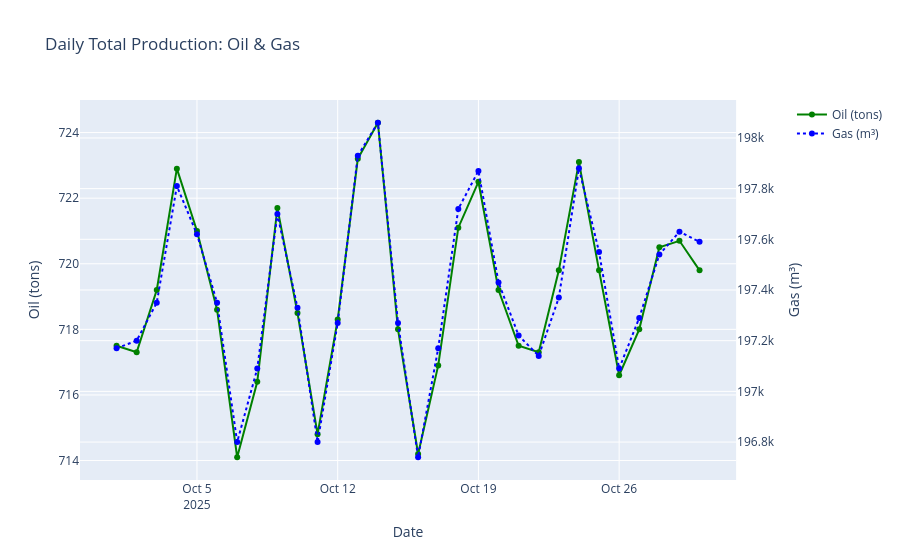

This figure's notebook cell:
### Code cell
# Line chart — daily oil production
fig = make_subplots(specs=[[{"secondary_y": True}]])

fig.add_trace(
    go.Scatter(x=daily_total['date'], y=daily_total['total_oil_ton'], mode='lines+markers',
               name='Oil (tons)', line=dict(color='green', width=2)),
    secondary_y=False
)
fig.add_trace(
    go.Scatter(x=daily_total['date'], y=daily_total['total_gas_m3'], mode='lines+markers',
               name='Gas (m³)', line=dict(color='blue', width=2, dash='dot')),
    secondary_y=True
)

fig.update_layout(title='Daily Total Production: Oil & Gas', xaxis_title='Date', height=500)
fig.update_yaxes(title_text="Oil (tons)", secondary_y=False)
fig.update_yaxes(title_text="Gas (m³)", secondary_y=True)
fig.show()
